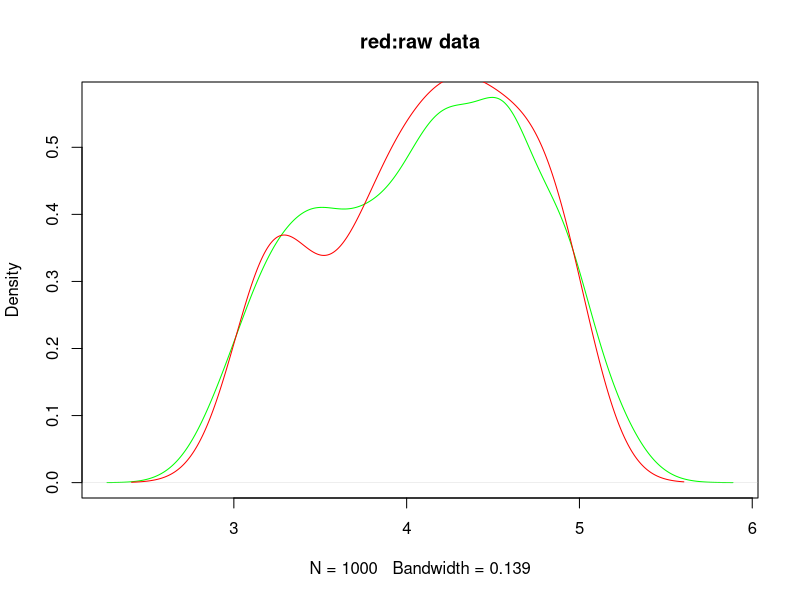
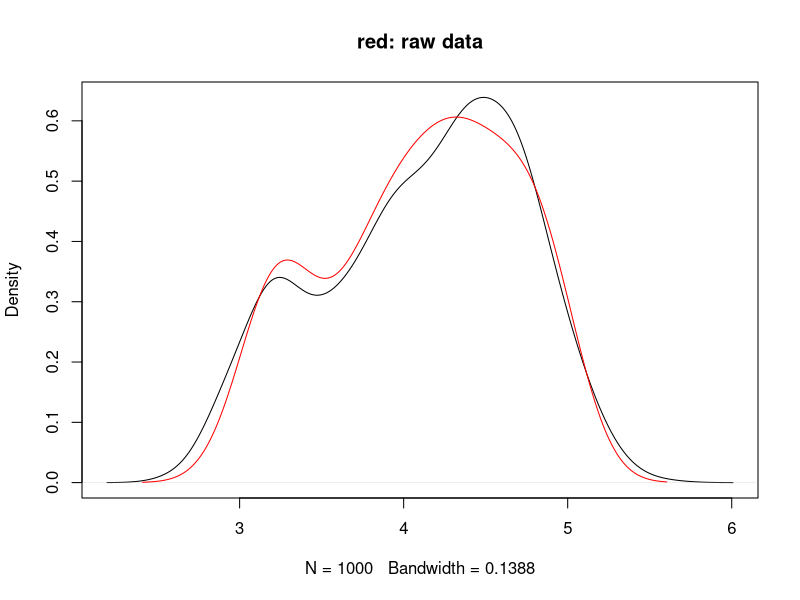

Here is the R script that generated these plots, in order:
# Take a sample from original data with gaussian kernel


KDE.r <- function(n, x, bw, kernel = 'gaussian'){
  if (missing(bw)){
    bw = density(x)$bw
  }
  rkernel = rnorm(n, 0, sd = bw)
  sample(x, n, replace=TRUE) + rkernel
}

#  the new generated numbers
KDE.density <- function(KDE_output, x){
  plot(density(KDE_output), col="green", main = 'red:raw data')
  lines(density(x), col="red")
}

# Example:
n = 100
x <- runif(100,3,5)
bw = density(x)$bw
y = KDE.r(n = 1000, x, bw)


KDE.density(KDE_output = y, x = x)

# ---------------------- Use 'ks' package to do the same thing
library(ks)
x2 <- x
y2 <- rkde(fhat=kde(x=x2, h=hpi(x2)), n=1000)
plot(density(y2), main = 'red: raw data')
lines(density(x), col="red")
